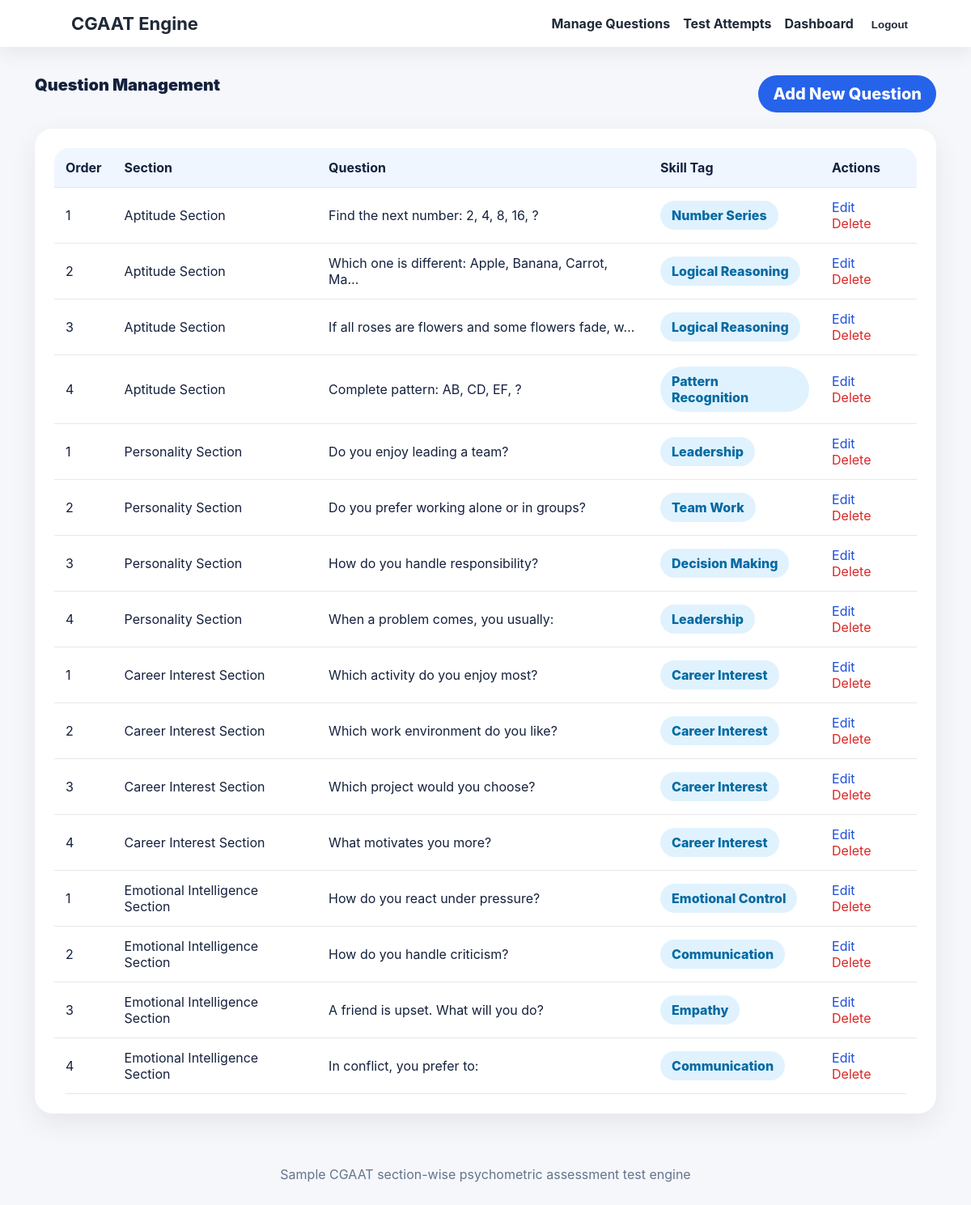
Page /manage/questions/ (signed in) on the committed database.
### assessment/models.py (models this page shows, shortened)
class Question(models.Model):
    section = models.ForeignKey(Section, on_delete=models.CASCADE, related_name='questions')
    text = models.TextField()
    option_a = models.CharField(max_length=255)
    score_a = models.IntegerField(default=1)
    option_b = models.CharField(max_length=255)
    score_b = models.IntegerField(default=2)
    option_c = models.CharField(max_length=255)
    score_c = models.IntegerField(default=3)
    option_d = models.CharField(max_length=255)
    score_d = models.IntegerField(default=4)
    order = models.PositiveIntegerField(default=1)
    skill_tag = models.CharField(max_length=80, default='General')

class Section(models.Model):
    name = models.CharField(max_length=120)
    meaning = models.TextField()
    order = models.PositiveIntegerField(default=1)

### assessment/views.py (the view)
# urls.py: path('manage/questions/', views.question_list, name='question_list'),
@staff_member_required(login_url='login')
def question_list(request):
    questions = Question.objects.select_related('section').order_by('section__order', 'order')
    return render(request, 'assessment/question_list.html', {'questions': questions})

### templates/assessment/question_list.html
{% extends 'assessment/base.html' %}
{% block content %}
<div class="topline" style="margin-bottom: 20px;">
    <span>Question Management</span>
    <a href="{% url 'question_create' %}" class="btn">Add New Question</a>
</div>
<div class="card">
    <div style="overflow-x: auto;">
        <table>
            <thead>
                <tr>
                    <th>Order</th>
                    <th>Section</th>
                    <th>Question</th>
                    <th>Skill Tag</th>
                    <th>Actions</th>
                </tr>
            </thead>
            <tbody>
                {% for q in questions %}
                <tr>
                    <td>{{ q.order }}</td>
                    <td>{{ q.section.name }}</td>
                    <td>{{ q.text|truncatechars:50 }}</td>
                    <td><span class="badge">{{ q.skill_tag }}</span></td>
                    <td>
                        <a href="{% url 'question_update' q.id %}" style="margin-right: 10px;">Edit</a>
                        <a href="{% url 'question_delete' q.id %}" style="color: #dc2626;">Delete</a>
                    </td>
                </tr>
                {% empty %}
                <tr>
                    <td colspan="5" style="text-align: center; padding: 20px;">No questions found. Add one to get started.</td>
                </tr>
                {% endfor %}
            </tbody>
        </table>
    </div>
</div>
{% endblock %}

### static/css/style.css (style rules this page uses)
* { box-sizing:border-box }
body { margin:0;font-family:Inter,Arial,sans-serif;background:#f5f7fb;color:#14213d }
a { text-decoration:none;color:#1d4ed8 }
.pill,.btn { background:#2563eb!important;color:white!important;padding:11px 18px;border-radius:999px;border:0;display:inline-block;font-weight:800;cursor:pointer }
.badge { display:inline-block;background:#e0f2fe;color:#0369a1;padding:8px 14px;border-radius:999px;font-weight:800 }
.card,.auth,.test-card,.report,.table { background:white;border-radius:22px;padding:24px;box-shadow:0 12px 35px #00000012 }
.topline { display:flex;justify-content:space-between;font-size:20px;font-weight:900 }
table { width:100%;border-collapse:collapse;background:white;border-radius:18px;overflow:hidden }
th,td { padding:14px;border-bottom:1px solid #e5e7eb;text-align:left }
th { background:#eff6ff }

### rows in the picture
Question: order "1", section.name "Aptitude Section", text "Find the next number: 2, 4, 8, 16, ?", skill_tag "Number Series"
Question: order "2", section.name "Aptitude Section", text "Which one is different: Apple, Banana, Carrot, Ma…", skill_tag "Logical Reasoning"
Question: order "3", section.name "Aptitude Section", text "If all roses are flowers and some flowers fade, w…", skill_tag "Logical Reasoning"
Question: order "4", section.name "Aptitude Section", text "Complete pattern: AB, CD, EF, ?", skill_tag "Pattern Recognition"
Question: order "1", section.name "Personality Section", text "Do you enjoy leading a team?", skill_tag "Leadership"
Question: order "2", section.name "Personality Section", text "Do you prefer working alone or in groups?", skill_tag "Team Work"
Question: order "3", section.name "Personality Section", text "How do you handle responsibility?", skill_tag "Decision Making"
Question: order "4", section.name "Personality Section", text "When a problem comes, you usually:", skill_tag "Leadership"
Question: order "1", section.name "Career Interest Section", text "Which activity do you enjoy most?", skill_tag "Career Interest"
Question: order "2", section.name "Career Interest Section", text "Which work environment do you like?", skill_tag "Career Interest"
Question: order "3", section.name "Career Interest Section", text "Which project would you choose?", skill_tag "Career Interest"
Question: order "4", section.name "Career Interest Section", text "What motivates you more?", skill_tag "Career Interest"
Question: order "1", section.name "Emotional Intelligence Section", text "How do you react under pressure?", skill_tag "Emotional Control"
Question: order "2", section.name "Emotional Intelligence Section", text "How do you handle criticism?", skill_tag "Communication"
Question: order "3", section.name "Emotional Intelligence Section", text "A friend is upset. What will you do?", skill_tag "Empathy"
Question: order "4", section.name "Emotional Intelligence Section", text "In conflict, you prefer to:", skill_tag "Communication"
